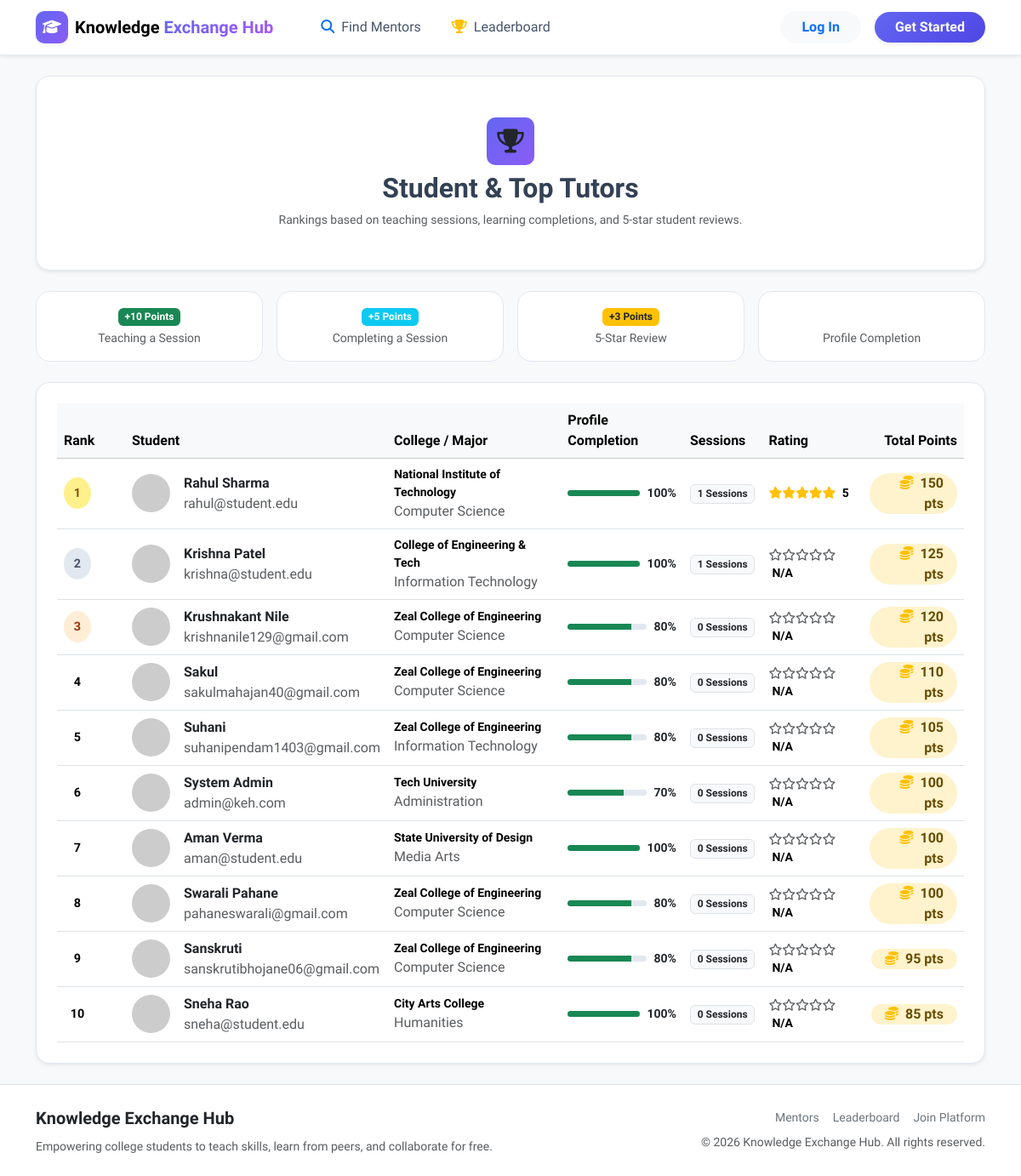
The page /leaderboard.php on the database its author committed.
### tables this page shows
CREATE TABLE IF NOT EXISTS `users` (
  `id` INT AUTO_INCREMENT PRIMARY KEY,
  `name` VARCHAR(100) NOT NULL,
  `email` VARCHAR(150) NOT NULL UNIQUE,
  `password` VARCHAR(255) NOT NULL,
  `profile_photo` VARCHAR(255) DEFAULT 'default_avatar.png',
  `college` VARCHAR(150) DEFAULT NULL,
  `department` VARCHAR(100) DEFAULT NULL,
  `bio` TEXT DEFAULT NULL,
  `points` INT DEFAULT 0,
  `is_admin` TINYINT(1) DEFAULT 0,
  `is_blocked` TINYINT(1) DEFAULT 0,
  `created_at` DATETIME DEFAULT CURRENT_TIMESTAMP
);

### leaderboard.php (the view, shortened to what this page needs)
<?php
require_once __DIR__ . '/includes/db.php';
require_once __DIR__ . '/includes/functions.php';
require_once __DIR__ . '/includes/header.php';
require_once __DIR__ . '/includes/navbar.php';
$stmt = $pdo->query("
    SELECT u.*,
           (SELECT COUNT(id) FROM sessions WHERE (learner_id = u.id OR mentor_id = u.id) AND status = 'completed') as completed_sessions,
           (SELECT AVG(rating) FROM reviews WHERE reviewed_user_id = u.id) as avg_rating
    FROM users u
    WHERE u.is_blocked = 0
    ORDER BY u.points DESC, completed_sessions DESC
");
$rankings = $stmt->fetchAll();
?>
<div class="container py-4">
    <div class="keh-card p-4 p-md-5 mb-4 shadow-sm text-center">
        <div class="brand-icon mx-auto mb-2 bg-warning text-dark fs-3" style="width: 56px; height: 56px;">
            <i class="fas fa-trophy"></i>
        </div>
        <h2 class="fw-bold mb-2">Student &amp; Top Tutors</h2>
        <p class="text-muted small mb-0">Rankings based on teaching sessions, learning completions, and 5-star student reviews.</p>
    </div>
    <div class="row g-3 mb-4">
        <div class="col-6 col-md-3">
            <div class="keh-card p-3 text-center bg-white">
                <span class="badge bg-success mb-1">+10 Points</span>
                <span class="d-block small text-muted font-weight-bold">Teaching a Session</span>
            </div>
        </div>
        <div class="col-6 col-md-3">
            <div class="keh-card p-3 text-center bg-white">
                <span class="badge bg-info mb-1">+5 Points</span>
                <span class="d-block small text-muted font-weight-bold">Completing a Session</span>
            </div>
        </div>
        <div class="col-6 col-md-3">
            <div class="keh-card p-3 text-center bg-white">
                <span class="badge bg-warning text-dark mb-1">+3 Points</span>
                <span class="d-block small text-muted font-weight-bold">5-Star Review</span>
            </div>
        </div>
        <div class="col-6 col-md-3">
            <div class="keh-card p-3 text-center bg-white">
                <span class="badge bg-purple mb-1">+5 Points</span>
                <span class="d-block small text-muted font-weight-bold">Profile Completion</span>
            </div>
        </div>
    </div>
    <div class="keh-card p-4 shadow-sm">
        <div class="table-responsive">
            <table class="table table-hover align-middle mb-0">
                <thead class="table-light">
                    <tr>
                        <th style="width: 80px;">Rank</th>
                        <th>Student</th>
                        <th>College / Major</th>
                        <th>Profile Completion</th>
                        <th>Sessions</th>
                        <th>Rating</th>
                        <th class="text-end">Total Points</th>
                    </tr>
                </thead>
                <tbody>
                    <?php $rank = 1; ?>
                    <?php foreach ($rankings as $user): ?>
                        <?php
                            $rating = $user['avg_rating'] ? round((float)$user['avg_rating'], 1) : 0.0;
                            $comp_pct = get_profile_completion_percentage($pdo, $user);
                            $progress_color = 'bg-success';
                            $rank_class = '';
                            if ($rank === 1) $rank_class = 'rank-1';
                            elseif ($rank === 2) $rank_class = 'rank-2';
                            elseif ($rank === 3) $rank_class = 'rank-3';
                        ?>
                        <tr>
                            <td>
                                <span class="rank-badge <?= $rank_class ?>"><?= $rank ?></span>
                            </td>
                            <td>
                                <div class="d-flex align-items-center gap-3">
                                    <img src="/KEH/uploads/profile_photos/<?= e($user['profile_photo']) ?>"
                                         onerror="this.src='https://ui-avatars.com/api/?name=<?= urlencode($user['name']) ?>&background=6366f1&color=fff';"
                                         alt="<?= e($user['name']) ?>" class="rounded-circle object-fit-cover shadow-xs" width="45" height="45">
                                    <div>
                                        <a href="profile.php?id=<?= $user['id'] ?>" class="fw-bold text-dark text-decoration-none d-block">
                                            <?= e($user['name']) ?>
                                        </a>
                                        <span class="text-muted text-xs"><?= e($user['email']) ?></span>
                                    </div>
                                </div>
                            </td>
                            <td>
                                <span class="fw-semibold small d-block"><?= e(!empty($user['college']) ? $user['college'] : 'College Student') ?></span>
                                <span class="text-muted text-xs"><?= e(!empty($user['department']) ? $user['department'] : 'General') ?></span>
                            </td>
                            <td>
                                <div class="d-flex align-items-center gap-2" style="max-width: 140px;" title="<?= $comp_pct ?>% Profile Completed">
                                    <div class="progress flex-grow-1" style="height: 7px; background-color: #e2e8f0;">
                                        <div class="progress-bar <?= $progress_color ?>" role="progressbar" style="width: <?= $comp_pct ?>%" aria-valuenow="<?= $comp_pct ?>" aria-valuemin="0" aria-valuemax="100"></div>
                                    </div>
                                    <span class="small fw-bold text-dark text-xs"><?= $comp_pct ?>%</span>
                                </div>
                            </td>
                            <td>
                                <span class="badge bg-light text-dark border"><?= (int)$user['completed_sessions'] ?> Sessions</span>
                            </td>
                            <td>
                                <div class="small">
                                    <?= render_stars($rating) ?>
                                    <span class="fw-bold ms-1"><?= $rating > 0 ? $rating : 'N/A' ?></span>
                                </div>
                            </td>
                            <td class="text-end">
                                <span class="points-pill bg-warning-subtle text-warning-emphasis fw-bold px-3 py-1.5 rounded-pill d-inline-block">
                                    <i class="fas fa-coins text-warning me-1"></i> <?= (int)$user['points'] ?> pts
                                </span>
                            </td>
                        </tr>
                        <?php $rank++; ?>
                    <?php endforeach; ?>
                </tbody>
            </table>
        </div>
    </div>
</div>
<?php require_once __DIR__ . '/includes/footer.php'; ?>

### includes/functions.php (shortened to what this page needs)
<?php
function e($string) {
    return htmlspecialchars($string ?? '', ENT_QUOTES, 'UTF-8');
}
function render_stars($rating) {
    $html = '<div class="star-rating text-warning d-inline-block">';
    $rounded = round($rating * 2) / 2;
    for ($i = 1; $i <= 5; $i++) {
        if ($i <= $rounded) {
            $html .= '<i class="fas fa-star"></i>';
        } elseif ($i - 0.5 == $rounded) {
            $html .= '<i class="fas fa-star-half-alt"></i>';
        } else {
            $html .= '<i class="far fa-star text-muted"></i>';
        }
    }
    $html .= '</div>';
    return $html;
}
function get_profile_completion_percentage($pdo, $user) {
    $score = 0;
    if (!empty($user['name'])) $score += 20;
    if (!empty($user['college']) && strtolower($user['college']) !== 'student') $score += 20;
    if (!empty($user['department']) && strtolower($user['department']) !== 'general') $score += 20;
    if (!empty($user['profile_photo']) && $user['profile_photo'] !== 'default_avatar.png') $score += 20;
    if (!empty($user['bio']) && strlen(trim($user['bio'])) > 5) $score += 10;
    if (isset($user['id']) && $pdo) {
        try {
            $stmt = $pdo->prepare("SELECT COUNT(*) FROM user_skills WHERE user_id = ?");
            $stmt->execute([$user['id']]);
            if ($stmt->fetchColumn() > 0) $score += 10;
        } catch (Exception $e) {
        }
    }
    return min(100, max(25, $score));
}
?>

### assets/css/custom.css (style rules this page uses)
:root { --primary-color: #6366f1; --primary-hover: #4f46e5; --primary-light: #eef2ff; --secondary-color: #06b6d4; --dark-color: #0f172a; --card-border: #e2e8f0; --purple-color: #8b5cf6; --font-main: 'Plus Jakarta Sans', -apple-system, BlinkMacSystemFont, sans-serif; }
body { font-family: var(--font-main); color: #334155; background-color: #f8fafc !important; }
.brand-icon { width: 38px; height: 38px; background: linear-gradient(135deg, #6366f1 0%, #8b5cf6 100%); color: white; border-radius: 10px; display: flex; align-items: center; justify-content: center; font-size: 1.1rem; }
.keh-card { background: #ffffff; border: 1px solid var(--card-border); border-radius: 16px; transition: transform 0.25s ease, box-shadow 0.25s ease; }
.rank-badge { width: 32px; height: 37px; border-radius: 50%; display: inline-flex; align-items: center; justify-content: center; font-weight: 700; font-size: 0.9rem; }
.rank-1 { background: #fef08a; color: #854d0e; }
.rank-2 { background: #e2e8f0; color: #475569; }
.rank-3 { background: #ffedd5; color: #9a3412; }

### rows shown on the page
users: name "Rahul Sharma", email "rahul@student.edu", college "National Institute of Technology", department "Computer Science", comp_pct "100", completed_sessions "1", rating "5", points "150"
users: name "Krishna Patel", email "krishna@student.edu", college "College of Engineering & Tech", department "Information Technology", comp_pct "100", completed_sessions "1", shows "N/A", points "125"
users: name "Krushnakant Nile", email "krishnanile129@gmail.com", college "Zeal College of Engineering", department "Computer Science", comp_pct "80", completed_sessions "0", shows "N/A", points "120"
users: name "Sakul", email "sakulmahajan40@gmail.com", college "Zeal College of Engineering", department "Computer Science", comp_pct "80", completed_sessions "0", shows "N/A", points "110"
users: name "Suhani", email "suhanipendam1403@gmail.com", college "Zeal College of Engineering", department "Information Technology", comp_pct "80", completed_sessions "0", shows "N/A", points "105"
users: name "System Admin", email "admin@keh.com", college "Tech University", department "Administration", comp_pct "70", completed_sessions "0", shows "N/A", points "100"
users: name "Aman Verma", email "aman@student.edu", college "State University of Design", department "Media Arts", comp_pct "100", completed_sessions "0", shows "N/A", points "100"
users: name "Swarali Pahane", email "pahaneswarali@gmail.com", college "Zeal College of Engineering", department "Computer Science", comp_pct "80", completed_sessions "0", shows "N/A", points "100"
users: name "Sanskruti", email "sanskrutibhojane06@gmail.com", college "Zeal College of Engineering", department "Computer Science", comp_pct "80", completed_sessions "0", shows "N/A", points "95"
users: name "Sneha Rao", email "sneha@student.edu", college "City Arts College", department "Humanities", comp_pct "100", completed_sessions "0", shows "N/A", points "85"
